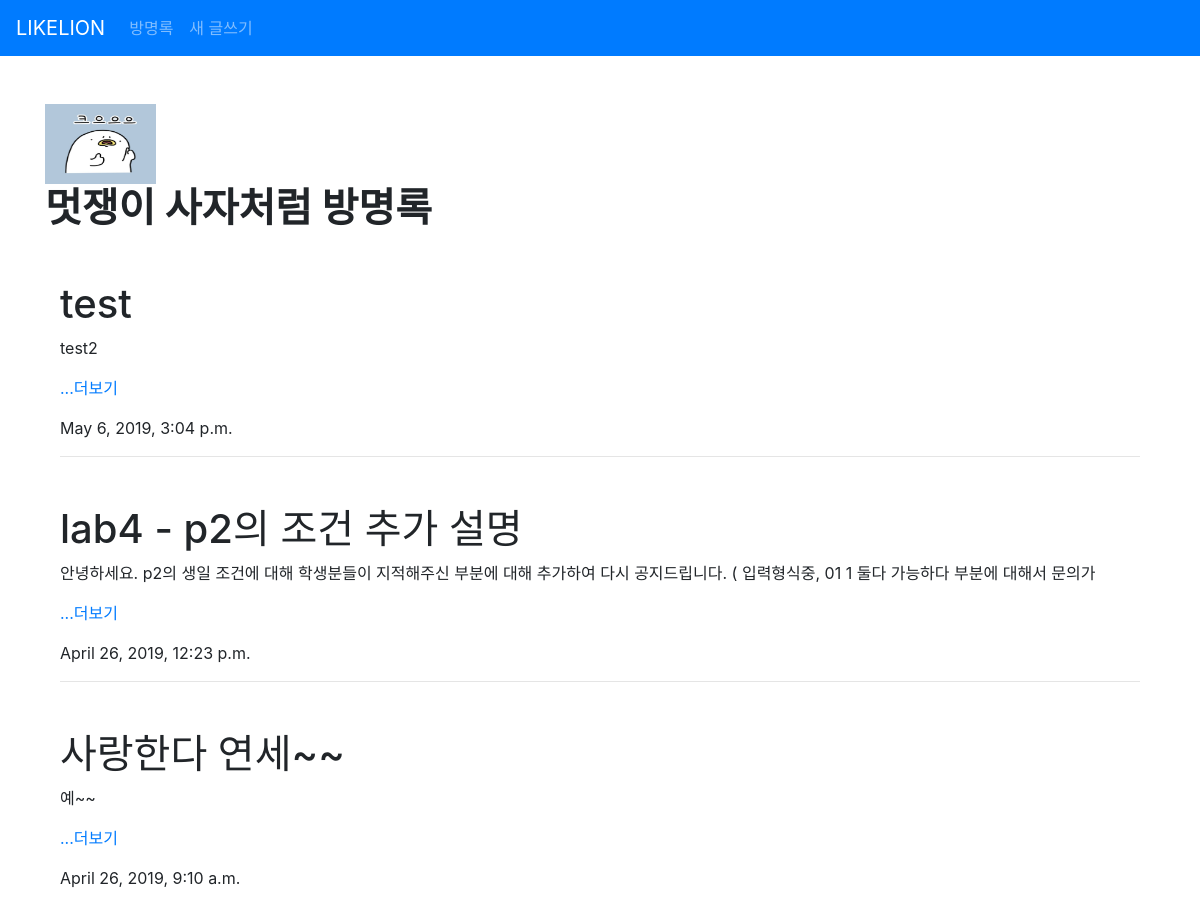
/ (upper part), run on an earlier commit of the app's database.
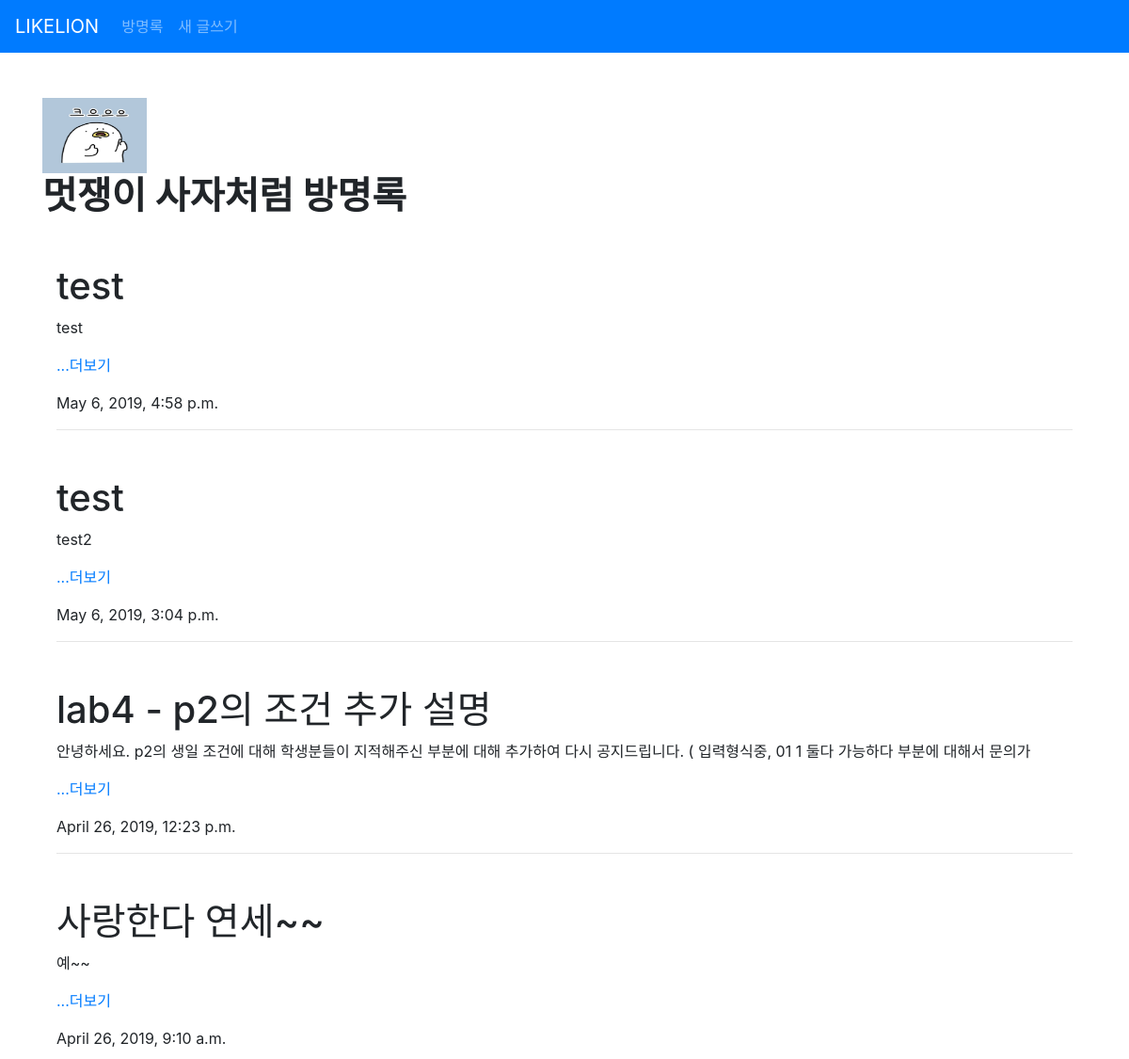
And on a later commit of the database.
### blog/models.py (models this page shows, shortened)
class Post(models.Model):
    title = models.CharField(max_length = 100)
    content = models.TextField()
    created_at = models.DateTimeField(auto_now_add=True)
    updated_at = models.DateTimeField(auto_now = True)
    def summary(self):
        return self.content[:100]

### blog/views.py (the view)
# urls.py: path('', blog.views.home, name="home"),
def home(request): #request란? 사용자가 요청한 메서드 + string + ... 값 / 해쉬 형태로 넘어간다
    post_list = Post.objects.all().order_by('-updated_at')
    paginator = Paginator(post_list, 10)
    page = request.GET.get('page')
    posts = paginator.get_page(page)
    return render(request, 'blog/home.html', {'posts' : posts})

### blog/templates/blog/home.html (shortened to what this page needs)
    {% extends 'blog/base.html' %}
    {% load static%}
    {% block content %}
    <div class="container mt-5">
        <img src="{% static 'blog/img/duck.jpg' %}" alt="크으으으" width="10%" height="10%">
        <h1><strong>멋쟁이 사자처럼 방명록</strong></h1>
        {% for post in posts %}
        <div class="container mt-5">
                <h1>{{ post.title }}</h1>
                <p>{{ post.summary }}</p><a href="{% url 'detail' post.pk %}">...더보기</a></p>
                <p>{{ post.updated_at }}</p><hr>
        </div>
        {% endfor %}
    </div>
    {% endblock %}

What changed in the data, as far as the page shows it:
added Post: title "test", summary "test", updated_at "May 6, 2019, 4:58 p.m."
